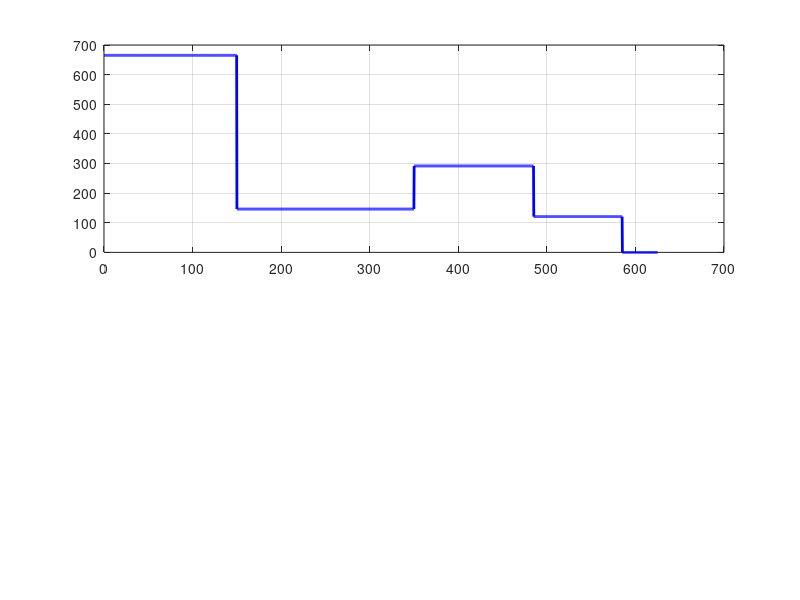

Here is the MATLAB script that generated this plot: (Note: this script raises an error after producing the figure.)
%%ME322 Project - Alex Trinh 
clc; 
clear; 
close all; 

shaft_prop = struct();

%Material Properties 
Sy = 525;  % MPa 
Sut =  800; % MPa  

g = 9.81; 

%Gear Masses 
shaft_prop.O.mass = 12500*10^-3;
shaft_prop.C.mass = 22000*10^-3; 
shaft_prop.D.mass = 10500 *10^-3; 


%Angular Speed 
w_TH = 600 + 15*(20+8);
w_TH_rad = (w_TH*2*pi/60);

% Distances along the shaft from Gear O
x = [0:.1:625];
shaft_prop.distX.O = 0.000;    % Gear O 
shaft_prop.distX.A = 0.150;    % Bearing A
shaft_prop.distX.C = 0.350;    % Gear C (150mm + 200mm)
shaft_prop.distX.B = 0.485;    % Bearing B (350mm + 135mm)
shaft_prop.distX.D = 0.585;    % Sprocket D (485mm + 140mm)

%Critical Point Diameters 
D = 38e-3 ; 
shaft_prop.O.diameter = 0.3; 
shaft_prop.A.diameter =  7*D/6; 
shaft_prop.C.diameter = 0.275; 
shaft_prop.B.diameter = 1.5*D; 
shaft_prop.D.diameter = 0.250; 

%Ordered member diameters from Gear O 
% diameters = [ 0.275, D, 7*D/6, 1.25*D, 0.300, 1.5*D, 0.485, 1.25*D,  0.250]; 
shaft_prop.diameter = [ 0.275, D, 7*D/6, 1.25*D, 0.300, 1.5*D, 0.485, 1.25*D,  0.250]; 

%% Force Balance Equations: 

% Weight Calcs 
Wo = g*shaft_prop.O.mass;
Wc = g*shaft_prop.C.mass; 
Wd = g*shaft_prop.D.mass; 

%Finding input torque 
hp_to_w = 745.7; 

T_input = (4.5*hp_to_w) / w_TH_rad; % Torque at O 
T_gearC = 0.75*T_input; % Torque at C 
T_gearD = 0.25*T_input; % Torque at D

% Calculate the forces acting on each gear
Ft_O = T_input/(0.5*shaft_prop.O.diameter);
Fa_O = 2.25* Ft_O; 
Fr_O = Fa_O/0.625; 

Ft_C = T_gearC / (0.5*shaft_prop.C.diameter); % Force on gear C (Pt)
Fr_C = Ft_C*tand(30); 

Ft_D = T_gearD / (0.5* shaft_prop.D.diameter); % Force on gear D

Mz_O = - Fa_O * (0.5 * shaft_prop.O.diameter);

% Resultant Fx Force Balance 
Bx = Fa_O;

% Resultant My,a Force Balance 
Bz = (1/0.335)*(-0.15*Ft_O  + 0.2* Ft_C +0.435*Ft_D);

% Resultant Fz Force Balance
Az = -(-Ft_O + Bz - Ft_D - Ft_C);

% Resultant Mz,A Force Balance 
By = (1/0.335) * ((Fr_O - Wo)*0.15 + Mz_O + (Fr_C + Wc)*0.20 + Wd*0.435);
Ay = -(By + (Fr_O - Wo) - (Fr_C + Wc) - Wd);

%% Shear Moment and Moment Diagrams

% Define shaft domain (0 to 625 mm)
x = linspace(0, 0.625, 2000); 

% XY Plane Forces (Vertical)
Fy_O = Fr_O - Wo;
Fy_A = Ay;
Fy_C = -(Fr_C + Wc);
Fy_B = By;
Fy_D = -Wd;

% XZ Plane Forces (Horizontal)
Fz_O = -Ft_O;
Fz_A = Az;
Fz_C = -Ft_C;
Fz_B = Bz;
Fz_D = -Ft_D;

% Shear Force Arrays [N]
Vy = Fy_O.*(x >= shaft_prop.distX.O) + Fy_A.*(x >= shaft_prop.distX.A) + Fy_C.*(x >= shaft_prop.distX.C) + Fy_B.*(x >= shaft_prop.distX.B) + Fy_D.*(x >= shaft_prop.distX.D);
Vz = Fz_O.*(x >= shaft_prop.distX.O) + Fz_A.*(x >= shaft_prop.distX.A) + Fz_C.*(x >= shaft_prop.distX.C) + Fz_B.*(x >= shaft_prop.distX.B) + Fz_D.*(x >= shaft_prop.distX.D);

% Bending Moment Arrays [N-m] (Integral of shear)
Mz = Mz_O.*(x >= shaft_prop.distX.O) + Fy_O.*max(0, x - shaft_prop.distX.O) + Fy_A.*max(0, x - shaft_prop.distX.A) + Fy_C.*max(0, x - shaft_prop.distX.C) + Fy_B.*max(0, x - shaft_prop.distX.B) + Fy_D.*max(0, x - shaft_prop.distX.D);
My = Fz_O.*max(0, x - shaft_prop.distX.O) + Fz_A.*max(0, x - shaft_prop.distX.A) + Fz_C.*max(0, x - shaft_prop.distX.C) + Fz_B.*max(0, x - shaft_prop.distX.B) + Fz_D.*max(0, x - shaft_prop.distX.D);

% Resultants
V_res = sqrt(Vy.^2 + Vz.^2);
M_res = sqrt(Mz.^2 + My.^2);

%% Shear and Moment Diagrams

figure('Name', 'Shear and Bending Moment Diagrams', 'Color', 'w', 'Position', [100, 100, 900, 700]);

% Resultant Shear Force Plot
subplot(2,1,1);
plot(x*1000, V_res, 'b-', 'LineWidth', 2);
grid on; hold on;
x_ticks = [shaft_prop.distX.O, shaft_prop.distX.A, shaft_prop.distX.C, shaft_prop.distX.B, shaft_prop.distX.D] * 1000;
xline(x_ticks, 'k--', {'Gear O', 'Bearing A', 'Gear C', 'Bearing B', 'Sprocket D'}, 'LabelOrientation', 'horizontal');
title('Resultant Shear Force Diagram ($V_{res} = \sqrt{V_y^2 + V_z^2}$)', 'Interpreter', 'latex', 'FontSize', 14);
ylabel('Shear Force, V [N]');
xlim([0 625]);


%Resultant Moment Plot
subplot(2,1,2);
plot(x*1000, M_res, 'r-', 'LineWidth', 2);
grid on; hold on;
xline(x_ticks, 'k--');
title('Resultant Bending Moment Diagram ($M_{res} = \sqrt{M_y^2 + M_z^2}$)', 'Interpreter', 'latex', 'FontSize', 14);
xlabel('Position along shaft, x [mm]');
ylabel('Bending Moment, M [N-m]');
xlim([0 625]);

% Locate and label the maximum moment
[max_M, idx] = max(M_res);
max_x = x(idx) * 1000;
plot(max_x, max_M, 'ko', 'MarkerFaceColor', 'k', 'MarkerSize', 8);
text(max_x - 40, max_M + 12, sprintf('Max M = %.2f N-m', max_M), 'FontSize', 11, 'FontWeight', 'bold');


%% Static Strength Analysis 

%Stress Concentration Factors

%Von Mises 

%% Fatigue/Endurance Calculation
Se_0 = 0.5*Sut;

a = 1.38; 
b = -0.067;

ka = a*Sut^b;      %Surface finish 
% kb = % Size Factor 
kc = 1; % Load Factor 
kd = 1; % Temperature Factor 


Za = ((1.645-1.288)/5)*2 + 1.288;
ke = 1 - 0.08*Za;        % Reliability factor

% Se = ka*kb*kc*kd*ke*Se_0;
